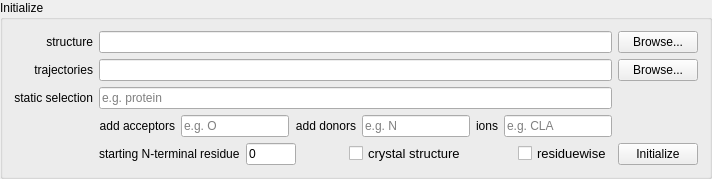
            <widget class="QGroupBox" name="group_init">
             <property name="title">
              <string>Initialize</string>
             </property>
             <layout class="QGridLayout" name="gridLayout_2">
              <item row="3" column="2">
               <widget class="QLineEdit" name="line_bonds_acceptors">
                <property name="toolTip">
                 <string>&lt;html&gt;&lt;head/&gt;&lt;body&gt;&lt;p align=&quot;justify&quot;&gt;Define additional acceptor atom names. The default acceptor atom names are OH2, OW, OD1, OD2, SG, OE1, OE2, ND1, NE2, SD, OG, OG1, OH.&lt;/p&gt;&lt;/body&gt;&lt;/html&gt;</string>
                </property>
                <property name="placeholderText">
                 <string>e.g. O</string>
                </property>
               </widget>
              </item>
              <item row="1" column="17">
               <widget class="QPushButton" name="button_bonds_trajectories">
                <property name="text">
                 <string notr="true">Browse...</string>
                </property>
               </widget>
              </item>
              <item row="1" column="0">
               <widget class="QLabel" name="label_3">
                <property name="text">
                 <string>trajectories</string>
                </property>
                <property name="alignment">
                 <set>Qt::AlignRight|Qt::AlignTrailing|Qt::AlignVCenter</set>
                </property>
               </widget>
              </item>
              <item row="5" column="17">
               <widget class="QPushButton" name="button_bonds_init">
                <property name="text">
                 <string>Initialize</string>
                </property>
               </widget>
              </item>
              <item row="3" column="3">
               <widget class="QLabel" name="label_9">
                <property name="text">
                 <string>add donors</string>
                </property>
                <property name="alignment">
                 <set>Qt::AlignRight|Qt::AlignTrailing|Qt::AlignVCenter</set>
                </property>
               </widget>
              </item>
              <item row="0" column="17">
               <widget class="QPushButton" name="button_bonds_structure">
                <property name="text">
                 <string notr="true">Browse...</string>
                </property>
               </widget>
              </item>
              <item row="0" column="0">
               <widget class="QLabel" name="label_2">
                <property name="text">
                 <string>structure</string>
                </property>
                <property name="alignment">
                 <set>Qt::AlignRight|Qt::AlignTrailing|Qt::AlignVCenter</set>
                </property>
               </widget>
              </item>
              <item row="3" column="1">
               <widget class="QLabel" name="label_10">
                <property name="text">
                 <string>add acceptors</string>
                </property>
                <property name="alignment">
                 <set>Qt::AlignRight|Qt::AlignTrailing|Qt::AlignVCenter</set>
                </property>
               </widget>
              </item>
              <item row="2" column="0">
               <widget class="QLabel" name="label_8">
                <property name="text">
                 <string>static selection</string>
                </property>
                <property name="alignment">
                 <set>Qt::AlignRight|Qt::AlignTrailing|Qt::AlignVCenter</set>
                </property>
               </widget>
              </item>
              <item row="3" column="4">
               <widget class="QLineEdit" name="line_bonds_donors">
                <property name="toolTip">
                 <string>&lt;html&gt;&lt;head/&gt;&lt;body&gt;&lt;p align=&quot;justify&quot;&gt;Define additional donor atom names. The default donor atom names are OH2, OW, NE, NH1, NH2, ND2, SG, NE2, ND1, NZ, OG, OG1, NE1, OH, OE1, OE2, N16, OD1, OD2.&lt;/p&gt;&lt;/body&gt;&lt;/html&gt;</string>
                </property>
                <property name="placeholderText">
                 <string>e.g. N</string>
                </property>
               </widget>
              </item>
              <item row="3" column="5">
               <widget class="QLabel" name="label_23">
                <property name="text">
                 <string>ions</string>
                </property>
               </widget>
              </item>
              <item row="3" column="6">
               <widget class="QLineEdit" name="line_bonds_ions">
                <property name="placeholderText">
                 <string>e.g. CLA</string>
                </property>
               </widget>
              </item>
              <item row="5" column="1" colspan="6">
               <layout class="QHBoxLayout" name="horizontalLayout_17">
                <item>
                 <widget class="QLabel" name="label_14">
                  <property name="text">
                   <string>starting N-terminal residue</string>
                  </property>
                 </widget>
                </item>
                <item>
                 <widget class="QLineEdit" name="line_bonds_missing_residues">
                  <property name="minimumSize">
                   <size>
                    <width>50</width>
                    <height>0</height>
                   </size>
                  </property>
                  <property name="maximumSize">
                   <size>
                    <width>50</width>
                    <height>16777215</height>
                   </size>
                  </property>
                  <property name="text">
                   <string>0</string>
                  </property>
                 </widget>
                </item>
                <item>
                 <spacer name="horizontalSpacer_22">
                  <property name="orientation">
                   <enum>Qt::Horizontal</enum>
                  </property>
                  <property name="sizeHint" stdset="0">
                   <size>
                    <width>40</width>
                    <height>20</height>
                   </size>
                  </property>
                 </spacer>
                </item>
                <item>
                 <widget class="QCheckBox" name="checkBox_bonds_donors_without_hydrogen">
                  <property name="font">
                   <font>
                    <pointsize>10</pointsize>
                   </font>
                  </property>
                  <property name="toolTip">
                   <string>&lt;html&gt;&lt;head/&gt;&lt;body&gt;&lt;p&gt;For structure files, that do not contain hydrogen atoms.&lt;/p&gt;&lt;p align=&quot;justify&quot;&gt;This option turns off the angle check in the H bond detection and uses all possible donors regardless of their protonation state. If set to false, only protonated donors are considered.&lt;/p&gt;&lt;/body&gt;&lt;/html&gt;</string>
                  </property>
                  <property name="text">
                   <string>crystal structure</string>
                  </property>
                 </widget>
                </item>
                <item>
                 <spacer name="horizontalSpacer_23">
                  <property name="orientation">
                   <enum>Qt::Horizontal</enum>
                  </property>
                  <property name="sizeHint" stdset="0">
                   <size>
                    <width>40</width>
                    <height>20</height>
                   </size>
                  </property>
                 </spacer>
                </item>
                <item>
                 <widget class="QCheckBox" name="checkbox_bonds_residuewise">
                  <property name="font">
                   <font>
                    <pointsize>10</pointsize>
                   </font>
                  </property>
                  <property name="toolTip">
                   <string>&lt;html&gt;&lt;head/&gt;&lt;body&gt;&lt;p align=&quot;justify&quot;&gt;Toggle, if H bonds are computed per atom or per amino acid residue. If this is set to false, to describe a node in the graph, you have to add the atom name to the descriptor.&lt;/p&gt;&lt;/body&gt;&lt;/html&gt;</string>
                  </property>
                  <property name="text">
                   <string>residuewise</string>
                  </property>
                  <property name="checked">
                   <bool>false</bool>
                  </property>
                 </widget>
                </item>
               </layout>
              </item>
              <item row="2" column="1" colspan="6">
               <widget class="QLineEdit" name="line_bonds_selection">
                <property name="toolTip">
                 <string>&lt;html&gt;&lt;head/&gt;&lt;body&gt;&lt;p align=&quot;justify&quot;&gt;Provide a static selection. It will not be updated and cant contain timedependent parts.&lt;/p&gt;&lt;/body&gt;&lt;/html&gt;</string>
                </property>
                <property name="text">
                 <string/>
                </property>
                <property name="placeholderText">
                 <string>e.g. protein</string>
                </property>
               </widget>
              </item>
              <item row="1" column="1" colspan="6">
               <widget class="QLineEdit" name="line_bonds_trajectories">
                <property name="toolTip">
                 <string>&lt;html&gt;&lt;head/&gt;&lt;body&gt;&lt;p align=&quot;justify&quot;&gt;One or more trajectory files (.dcd or other) can be provided opionally.&lt;/p&gt;&lt;/body&gt;&lt;/html&gt;</string>
                </property>
                <property name="text">
                 <string/>
                </property>
               </widget>
              </item>
              <item row="0" column="1" colspan="6">
               <widget class="QLineEdit" name="line_bonds_structure">
                <property name="toolTip">
                 <string>&lt;html&gt;&lt;head/&gt;&lt;body&gt;&lt;p align=&quot;justify&quot;&gt;A structure file (.psf or .pdb or other) has to be provided.&lt;/p&gt;&lt;/body&gt;&lt;/html&gt;</string>
                </property>
                <property name="text">
                 <string/>
                </property>
               </widget>
              </item>
             </layout>
            </widget>
